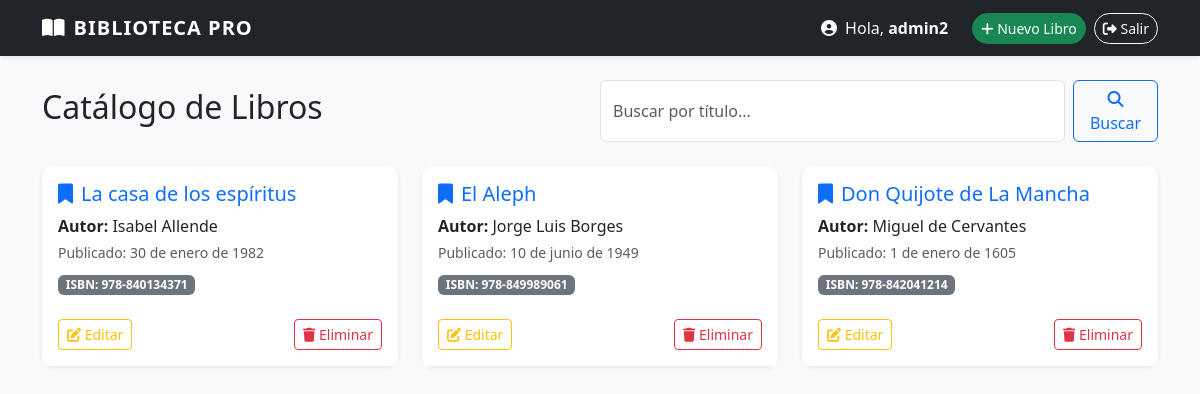
Page /libros/ (signed in) on the committed database.
### libros/models.py (models this page shows, shortened)
class Libro(models.Model):
    titulo = models.CharField(max_length=200, verbose_name="Título del Libro")
    autor = models.CharField(max_length=100, verbose_name="Autor")
    fecha_publicacion = models.DateField(verbose_name="Fecha de Publicación")
    isbn = models.CharField(max_length=13, unique=True, verbose_name="ISBN")
    class Meta:
        ordering = ['-fecha_publicacion']

### libros/views.py (the view)
# urls.py: path('', views.listar_libros, name='listar_libros'),
def listar_libros(request):
    query = request.GET.get('q')
    if query:
        libros = Libro.objects.filter(titulo__icontains=query)
    else:
        libros = Libro.objects.all()
    return render(request, 'libros/listar_libros.html', {'libros': libros, 'query': query})

### libros/templates/libros/listar_libros.html (shortened to what this page needs)
{% extends 'libros/base.html' %}
{% block content %}
<div class="d-flex justify-content-between align-items-center mb-4">
    <h2>Catálogo de Libros</h2>
    <form class="d-flex w-50" method="GET">
        <input class="form-control me-2" type="search" name="q" placeholder="Buscar por título..." value="{{ query|default:'' }}">
        <button class="btn btn-outline-primary" type="submit"><i class="fas fa-search"></i> Buscar</button>
    </form>
</div>
<div class="row">
    {% for libro in libros %}
    <div class="col-md-4 mb-4">
        <div class="card shadow-sm h-100 border-0">
            <div class="card-body">
                <h5 class="card-title text-primary">
                    <i class="fas fa-bookmark me-2"></i>{{ libro.titulo }}
                </h5>
                <p class="card-text mb-1"><strong>Autor:</strong> {{ libro.autor }}</p>
                <p class="text-muted small mb-2">Publicado: {{ libro.fecha_publicacion }}</p>
                <span class="badge bg-secondary">ISBN: {{ libro.isbn }}</span>
            </div>
            <div class="card-footer bg-white border-0 d-flex justify-content-between pb-3">
                {% if user.is_authenticated %}
                    <a href="{% url 'editar_libro' libro.id %}" class="btn btn-sm btn-outline-warning">
                        <i class="fas fa-edit"></i> Editar
                    </a>
                    <a href="{% url 'eliminar_libro' libro.id %}" class="btn btn-sm btn-outline-danger">
                        <i class="fas fa-trash"></i> Eliminar
                    </a>
                {% else %}
                    <small class="text-muted italic"><i class="fas fa-lock me-1"></i> Solo lectura</small>
                {% endif %}
            </div>
        </div>
    </div>
    {% endfor %}
</div>
{% endblock %}

### libros/templates/libros/base.html (shortened to what this page needs)
<!DOCTYPE html>
<html lang="es">
<head>
    <link href="https://cdn.jsdelivr.net/npm/bootstrap@5.3.8/dist/css/bootstrap.min.css" rel="stylesheet">
    <link rel="stylesheet" href="https://cdnjs.cloudflare.com/ajax/libs/font-awesome/6.4.0/css/all.min.css">
</head>
<body>
    <nav class="navbar navbar-expand-lg navbar-dark bg-dark shadow-sm mb-4">
        <div class="container">
            <a class="navbar-brand" href="{% url 'listar_libros' %}">
                <i class="fas fa-book-open me-2"></i>BIBLIOTECA PRO
            </a>
            <div class="collapse navbar-collapse" id="navbarNav">
                <ul class="navbar-nav ms-auto align-items-center">
                    {% if user.is_authenticated %}
                        <li class="nav-item">
                            <span class="nav-link text-light me-3">
                                <i class="fas fa-user-circle me-1"></i> Hola, <strong>{{ user.username }}</strong>
                            </span>
                        </li>
                        <li class="nav-item">
                            <a href="{% url 'crear_libro' %}" class="btn btn-success btn-sm btn-rounded me-2">
                                <i class="fas fa-plus"></i> Nuevo Libro
                            </a>
                        </li>
                        <li class="nav-item">
                            <form action="{% url 'admin:logout' %}" method="post" class="d-inline">
                                <button type="submit" class="btn btn-outline-light btn-sm btn-rounded">
                                    <i class="fas fa-sign-out-alt"></i> Salir
                                </button>
                            </form>
                        </li>
                    {% endif %}
                </ul>
            </div>
        </div>
    </nav>
    <div class="container">
        {% block content %}{% endblock %}
    </div>
</body>
</html>

### libros/templates/libros/base.html (style rules this page uses)
body { background-color: #f8f9fa; font-family: 'Segoe UI', Tahoma, Geneva, Verdana, sans-serif; }
.navbar-brand { font-weight: bold; letter-spacing: 1px; }
.card { border: none; transition: transform 0.2s; border-radius: 12px; }
.btn-rounded { border-radius: 20px; }

### rows in the picture
Libro: titulo "La casa de los espíritus", autor "Isabel Allende", fecha_publicacion "30 de enero de 1982", isbn "978-840134371"
Libro: titulo "El Aleph", autor "Jorge Luis Borges", fecha_publicacion "10 de junio de 1949", isbn "978-849989061"
Libro: titulo "Don Quijote de La Mancha", autor "Miguel de Cervantes", fecha_publicacion "1 de enero de 1605", isbn "978-842041214"

### other values in the picture
{{ user.username }} "admin2"
